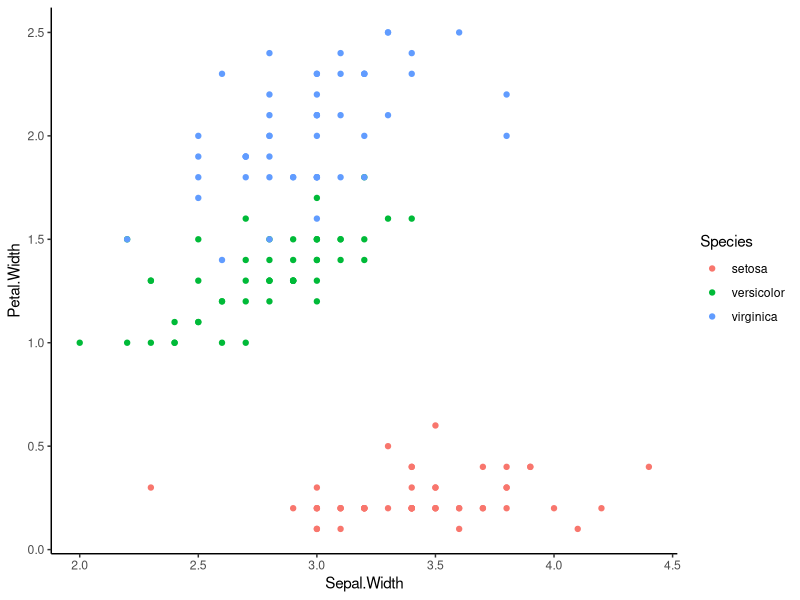

Write the R code that produced this figure.
## ---- chunk 1

# Global *knitr* options.

knitr::opts_chunk$set(echo = TRUE)

## ---- chunk 2

# Each chunk should have a label {r chunk-label, ...}

head(iris)


## ---- chunk 3

# echo: Whether to echo the source code in the output document (someone may not prefer reading your smart source code but only results).

head(iris)

## ---- chunk 4

# include = FALSE, it runs the code behind the scenes

library(ggplot2)

## ---- chunk 5

iris 

# Hold on! Execute this line!
# Are you seeing a pretty table below? Yes, so keep going.

ggplot(iris, aes(x = Sepal.Width, y = Petal.Width, color = Species)) +
  geom_point() + theme_classic()

## ---- chunk 6

# How about create optional chunks?

boolean <- TRUE

## ---- chunk 7

knitr::kable(head(iris), caption = 'Add a title here!')
# Ops! A new function!

## ---- chunk 8

x <- 5  # radius of a circle

